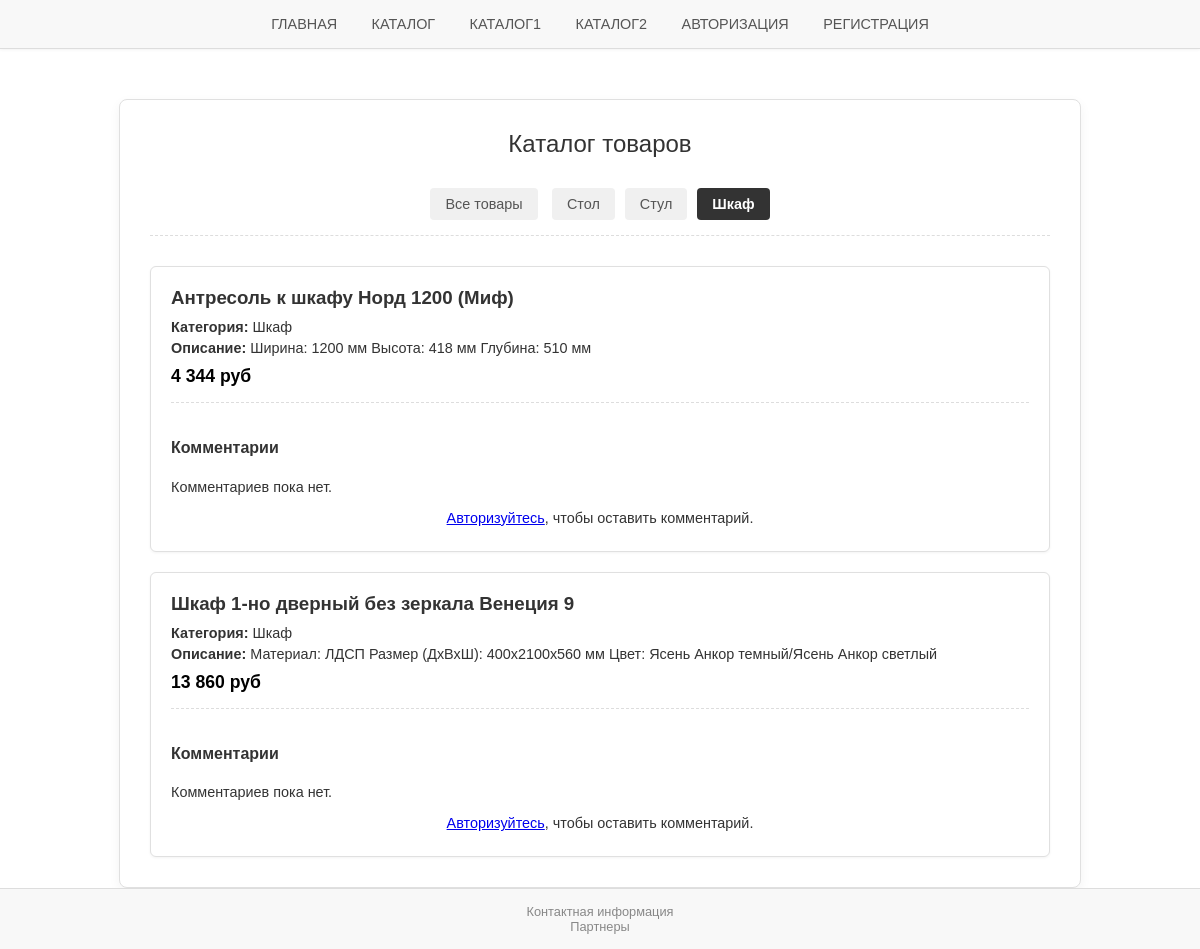
The app's page /catalog1.php?category=Шкаф with its own data.
### tables this page shows
CREATE TABLE `category` (
  `id` int(11) NOT NULL,
  `name` varchar(100) NOT NULL
);

CREATE TABLE `tovar` (
  `id` int(11) NOT NULL,
  `name` varchar(100) NOT NULL,
  `category` varchar(100) NOT NULL,
  `smalldesc` varchar(100) NOT NULL,
  `bigdesc` varchar(500) NOT NULL,
  `price` varchar(100) NOT NULL
);

### catalog1.php (the view, shortened to what this page needs)
<!DOCTYPE html>
<html lang="ru">
<head>
    <link rel="stylesheet" type="text/css" href="style.css">
</head>
<body>
<?php
$host = 'localhost';
$user = 'root';
$pass = '';
$dbname = 'borisov';
$conn = mysqli_connect($host, $user, $pass, $dbname);
$user_id = null;
$user_full_name = '';
?>
<header>
    <nav class="nav-links">
        <a href="index.php">Главная</a>
        <a href="catalog.php">Каталог</a>
        <a href="catalog1.php">Каталог1</a>
        <a href="catalog2.php">Каталог2</a>
        <a href="auto.php">Авторизация</a>
        <a href="reg.php">Регистрация</a>
    </nav>
</header>
<div class="main-block" style="max-width: 900px;">
    <h2>Каталог товаров</h2>
    <div class="category-filter">
        <?php $active_all = !isset($_GET['category']) || empty($_GET['category']) ? 'active' : ''; ?>
        <a href="catalog1.php" class="filter-link <?php echo $active_all; ?>">Все товары</a>
        <?php
        $category_query = "SELECT name FROM category ORDER BY name ASC";
        $category_result = mysqli_query($conn, $category_query);
        while ($cat_row = mysqli_fetch_assoc($category_result)) {
            $cat_name = $cat_row['name'];
            $active_class = (isset($_GET['category']) && $_GET['category'] == $cat_name) ? 'active' : '';
            echo "<a href=\"catalog1.php?category=" . urlencode($cat_name) . "\" class=\"filter-link $active_class\">" . $cat_name . "</a>";
        }
        ?>
    </div>
    <div class="product-list">
        <?php
        $where_clause = "";
        $current_category = '';
        if (isset($_GET['category']) && !empty($_GET['category'])) {
            $current_category = $_GET['category'];
            $selected_category = mysqli_real_escape_string($conn, $current_category);
            $where_clause = "WHERE category = '$selected_category'";
        }
        $tovar_query = "SELECT * FROM tovar $where_clause ORDER BY id DESC";
        $tovar_result = mysqli_query($conn, $tovar_query);
        if (mysqli_num_rows($tovar_result) > 0) {
            while ($tovar_row = mysqli_fetch_assoc($tovar_result)) {
                $product_id = $tovar_row['id'];
        ?>
        <div class="product-card">
            <h3><?php echo $tovar_row['name']; ?></h3>
            <p><strong>Категория:</strong> <?php echo $tovar_row['category']; ?></p>
            <p><strong>Описание:</strong> <?php echo $tovar_row['smalldesc']; ?></p>
            <p class="price"><?php echo $tovar_row['price']; ?></p>
            <div class="comment-section">
                <h4>Комментарии</h4>
                <div class="comment-list">
                    <?php
                    $comments_query = "SELECT c.comment_text, c.created_at, r.name, r.surname
                                       FROM comments c
                                       JOIN reg r ON c.user_id = r.id
                                       WHERE c.product_id = $product_id
                                       ORDER BY c.created_at DESC";
                    $comments_result = mysqli_query($conn, $comments_query);
                    if (mysqli_num_rows($comments_result) > 0) {
                        while ($comment = mysqli_fetch_assoc($comments_result)) {
                            $author_name = $comment['name'] . ' ' . $comment['surname'];
                            $date = date("d.m.Y H:i", strtotime($comment['created_at']));
                            echo "<div class='comment-item'>";
                            echo "<span class='comment-author'>$author_name</span>";
                            echo "<span class='comment-date'>($date)</span>";
                            echo "<p class='comment-text'>" . htmlspecialchars($comment['comment_text']) . "</p>";
                            echo "</div>";
                        }
                    } else {
                        echo "<p>Комментариев пока нет.</p>";
                    }
                    ?>
                </div>
                <?php if ($user_id): ?>
                    <div class="comment-form">
                        <h5>Оставить комментарий (Вы: <?php echo $user_full_name; ?>)</h5>
                        <form action="catalog1.php" method="POST">
                            <textarea name="comment_text" placeholder="Ваш комментарий..." required></textarea>
                            <input type="hidden" name="product_id" value="<?php echo $product_id; ?>">
                            <input type="hidden" name="category_param" value="<?php echo $current_category; ?>">
                            <input type="submit" name="post_comment" value="Отправить комментарий" style="width: auto; padding: 8px 15px;">
                        </form>
                    </div>
                <?php else: ?>
                    <p style="text-align: center; margin-top: 15px;"><a href="auto.php">Авторизуйтесь</a>, чтобы оставить комментарий.</p>
                <?php endif; ?>
            </div>
        </div>
        <?php
            }
        } else {
            echo "<div class=\"message message-error\">Товары в этой категории не найдены.</div>";
        }
        ?>
    </div>
</div>
<footer>
    <div class="contact-info">Контактная информация</div>
    <div class="partners">Партнеры</div>
</footer>
</body>
</html>

### style.css (style rules this page uses)
body { font-family: 'Arial', sans-serif; background-color: #ffffff; color: #333333; margin: 0; padding: 0; display: flex; flex-direction: column; align-items: center; min-height: 100vh; }
.main-block { background-color: #ffffff; padding: 30px; margin-top: 50px; border: 1px solid #e0e0e0; border-radius: 8px; box-shadow: 0 4px 12px rgba(0, 0, 0, 0.05); width: 90%; max-width: 450px; }
h1, h2 { color: #333333; text-align: center; margin-top: 0; margin-bottom: 25px; font-weight: 500; }
header { width: 100%; padding: 15px 0; background-color: #f8f8f8; border-bottom: 1px solid #dddddd; box-shadow: 0 1px 3px rgba(0, 0, 0, 0.05); }
.nav-links { text-align: center; }
.nav-links a { margin: 0 15px; text-decoration: none; color: #555555; font-weight: 500; transition: color 0.2s; text-transform: uppercase; font-size: 0.9em; }
footer { width: 100%; padding: 15px 0; margin-top: auto; background-color: #f8f8f8; border-top: 1px solid #dddddd; text-align: center; font-size: 0.8em; color: #888888; }
.category-filter { text-align: center; margin-bottom: 30px; padding-bottom: 10px; border-bottom: 1px dashed #dddddd; }
.filter-link { display: inline-block; padding: 8px 15px; margin: 5px; background-color: #f0f0f0; color: #555555; text-decoration: none; border-radius: 4px; font-size: 0.9em; transition: background-color 0.2s, color 0.2s; text-transform: none; }
.filter-link.active { background-color: #333333; color: #ffffff; font-weight: bold; }
.product-list { display: flex; flex-direction: column; gap: 20px; }
.product-card { border: 1px solid #e0e0e0; padding: 20px; border-radius: 6px; transition: box-shadow 0.2s; background-color: #ffffff; box-shadow: 0 1px 3px rgba(0, 0, 0, 0.05); }
.product-card h3 { margin-top: 0; margin-bottom: 10px; text-align: left; color: #333333; }
.product-card p { margin: 5px 0; font-size: 0.9em; }
.product-card .price { font-size: 1.1em; font-weight: bold; color: #000000; margin-top: 10px; }
.comment-section { margin-top: 15px; padding-top: 15px; border-top: 1px dashed #dddddd; }
.comment-list { margin-top: 15px; }

### records on screen
category: name "Стол"
category: name "Стул"
category: name "Шкаф"
tovar: name "Антресоль к шкафу Норд 1200 (Миф)", category "Шкаф", smalldesc "Ширина: 1200 мм Высота: 418 мм Глубина: 510 мм", price "4 344 руб"
tovar: name "Шкаф 1-но дверный без зеркала Венеция 9", category "Шкаф", smalldesc "Материал: ЛДСП Размер (ДхВхШ): 400х2100х560 мм Цвет: Ясень Анкор темный/Ясень Анкор светлый", price "13 860 руб"
